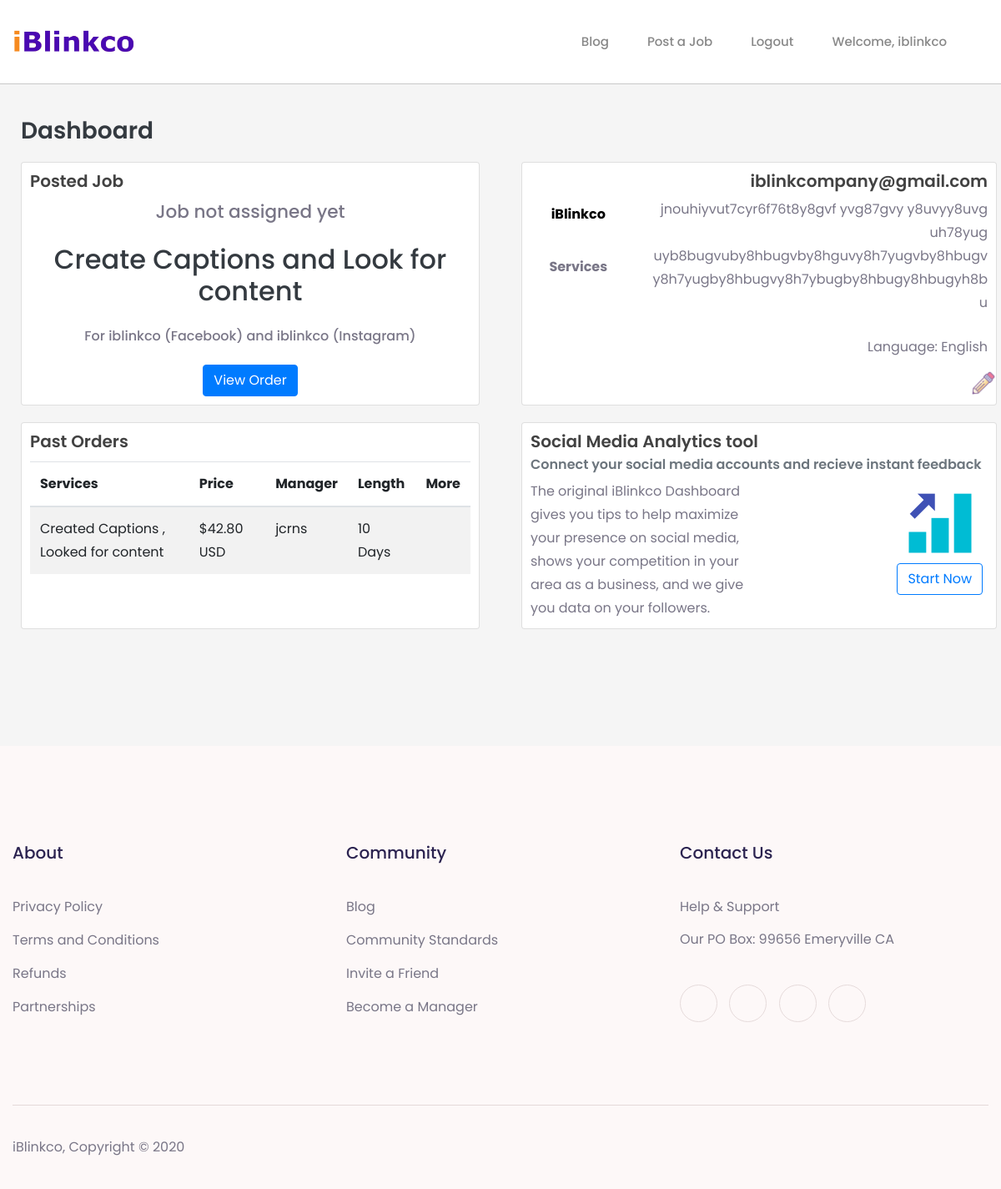
/dashboard (signed in), run on an earlier commit of the app's database.
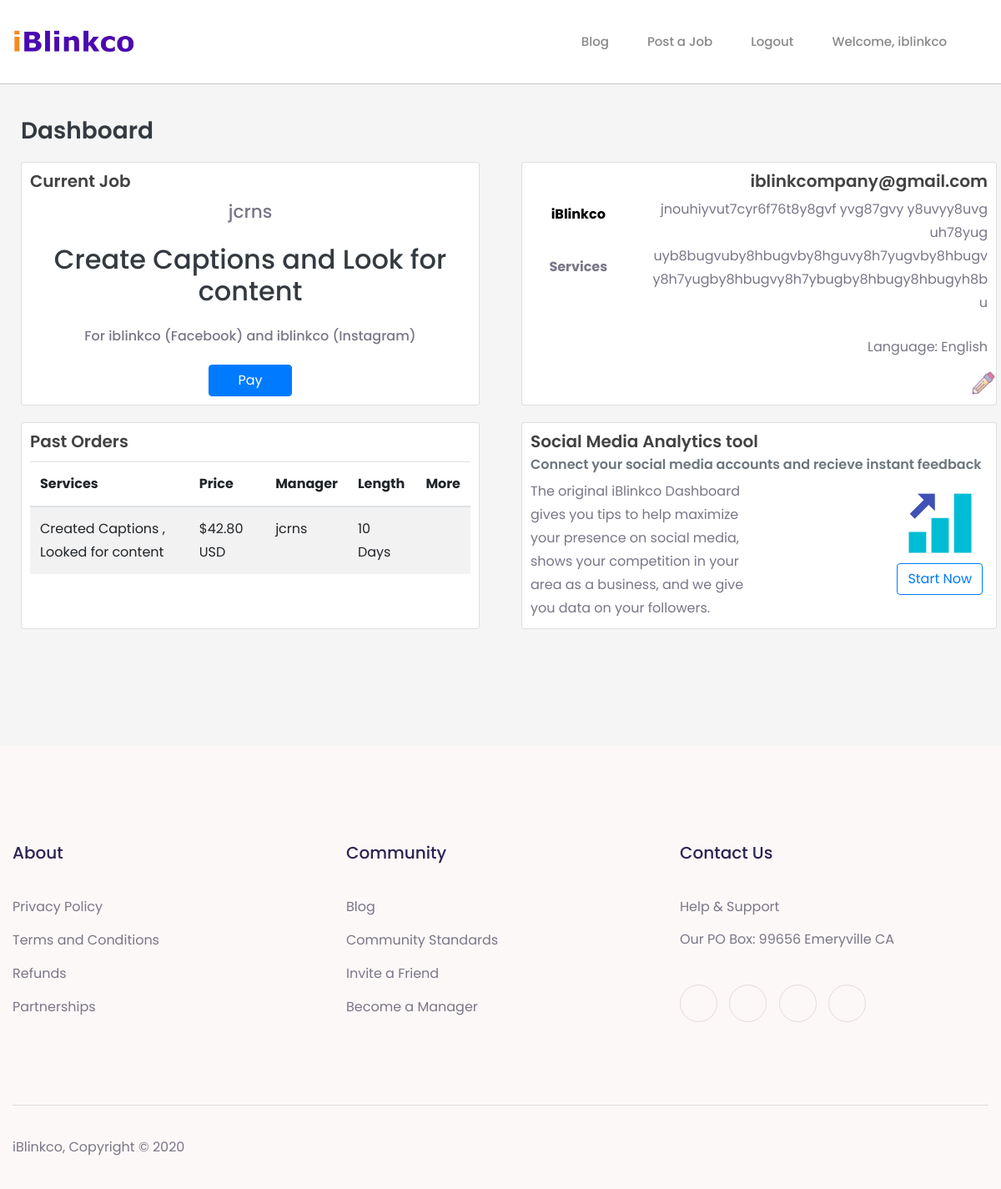
And on a later commit of the database.
### service/models.py (models this page shows, shortened)
class JobPost(models.Model):
    job_id = models.CharField(max_length=120, blank=True)
    client = models.ForeignKey(User, on_delete=models.CASCADE, related_name='client', null=True)
    manager = models.ForeignKey(User, null=True, on_delete=models.CASCADE, related_name='manager', blank=True)
    number_of_post = models.IntegerField()
    length = models.IntegerField()
    manager_payment = models.DecimalField(default=0.00, max_digits=100, decimal_places=2)
    price_paid = models.DecimalField(default=0.00, max_digits=100, decimal_places=2)
    paid_for = models.BooleanField(default=False)
    job_fee = models.DecimalField(default=0.00, max_digits=100, decimal_places=2)
    manager_paid = models.BooleanField(default=False)
    job_complete = models.BooleanField(default=False)
    job_rating = models.DecimalField(default=0.00, max_digits=10, decimal_places=2)
    captions = models.BooleanField(default=False)
    search_for_content = models.BooleanField(default=False)
    post_for_you = models.BooleanField(default=False)
    engagement = models.BooleanField(default=False)
    service_description = models.CharField(max_length=5000, default='none')
    manager_randomly_assigned = models.BooleanField(default=True)
    instagram = models.BooleanField(default=False)
    facebook = models.BooleanField(default=False)
    instagram_username = models.CharField(max_length=100, blank=True, default='none')
    facebook_username = models.CharField(max_length=100, blank=True, default='none')
    completed_milestone_one = models.BooleanField(default=False)
    milestone_one_statement = models.CharField(max_length=1000, default='none')
    milestone_one_completed_job_goal = models.BooleanField(default=False)
    milestone_one_rated = models.IntegerField(default=0, blank=True)
    completed_milestone_two = models.BooleanField(default=False)
    milestone_two_statement = models.CharField(max_length=1000, default='none')
    milestone_two_completed_job_goal = models.BooleanField(default=False)
    milestone_two_rated = models.IntegerField(default=0, blank=True)
    completed_milestone_three = models.BooleanField(default=False)
    milestone_three_statement = models.CharField(max_length=1000, default='none')
    milestone_three_completed_job_goal = models.BooleanField(default=False)
    milestone_three_rated = models.IntegerField(default=0, blank=True)
    completed_milestone_four = models.BooleanField(default=False)
    milestone_four_statement = models.CharField(max_length=1000, default='none')
    milestone_four_completed_job_goal = models.BooleanField(default=False)
    milestone_four_rated = models.IntegerField(default=0, blank=True)
    job_preparation_completed = models.BooleanField(default=False)
    job_preparation_deadline = models.DateTimeField(
        max_length=8, blank=True, null=True)
    date_requested = models.DateTimeField(
        verbose_name='date requested', auto_now_add=True)
    deadline = models.DateTimeField(max_length=8, blank=True, null=True)
    client_job_rating = models.IntegerField(default=0, blank=True)

### dashboard/views.py (the view, shortened to what this page needs)
# urls.py: path('dashboard', views.dashboard, name='dashboard-home'),
@login_required(login_url="/?login=true")
def dashboard(request):
    profile = request.user.profile
    if profile.is_client == False and profile.is_manager == False:
        return redirect('homepage-overview')
    if profile.is_client == True:
        if profile.business_type != 'none':
            update_profile_form = ProfileUpdateFormClient(instance=request.user.profile)
            past_orders = JobPost.objects.filter(client=request.user.pk, job_complete=True).order_by('-date_requested')
            currentJob = JobPost.objects.filter(client=request.user.pk, job_complete=False)
            return render(request, 'dashboard/client.html', { 'profile': profile, 'current_job' : currentJob, 'past_orders' : past_orders, 'update_profile_form' : update_profile_form, "static_header" : True, "nav_black_link" : True } )
        else:
            return redirect('service-complete-profile-client')

### dashboard/templates/dashboard/client.html (shortened to what the changed rows need)
{% extends 'homepage/header.html' %}
{% load static %}
{% block content %}
<div class="client">
    <div class="container-fluid">
        <div class="row">
            <div class="col-md-6 d-flex align-items-stretch">
                <div class="card dashboard-card" id="current-jobs">
                    <div class="card-body">
                        <h5 class="card-title section-header">
                            {% if current_job %}
                            {% for job in current_job %}
                            {% if job.manager %}
                            Current Job
                            {% else %}
                            Posted Job
                            {% endif %}
                            {% endfor %}
                            {% else %}
                            Current Job
                            {% endif %}
                        </h5>
                        {% if current_job %}
                        <div class="current-job text-center">
                            {% for job in current_job %}
                            {% if job.manager %}
                            <p class="h5">{{ job.manager }}</p>
                            {% else %}
                            <p class="h5">Job not assigned yet</p>
                            {% endif %}
                            <p class="h2">
                                {% if job.captions == True %}
                                Create Captions
                                {% endif %}
                                {% if job.captions == True and job.search_for_content == True %}
                                and
                                {% endif %}
                                {% if job.search_for_content == True %}
                                Look for content
                                {% endif %}
                            </p>
                            <p class="h6">For
                                {% if job.facebook == True %}
                                {{ job.facebook_username }} (Facebook)
                                {% endif %}
                                {% if job.facebook == True and job.instagram == True %}
                                and
                                {% endif %}
                                {% if job.instagram == True %}
                                {{ job.instagram_username }} (Instagram)
                                {% endif %}
                            </p>
                            {% if job.paid_for is not True %}
                            {% if job.manager %}
                                <a href="{% url 'dashboard-confirm-job' job.id %}" id="view-order-button"
                                    class="btn btn-primary">Pay</a>
                            {% else %}
                                <a href="{% url 'dashboard-confirm-job' job.id %}" id="view-order-button" class="btn btn-primary">View Order</a>
                            {% endif %}
                            {% else %}
                            <a href="{% url 'dashboard-job-detail-client' job.id %}" class="btn btn-success">Details</a>
                            {% endif %}
                            {% endfor %}
                        </div>
                        {% else %}
                        <div id="no-job" class="text-center">
                            <h3 class="text-secondary">No jobs available</h3>
                            <a href="{% url 'service-job-select' %}" class="btn btn-primary">Post a Job</a>
                        </div>
                        {% endif %}
                    </div>
                </div>
            </div>
        </div>
        <div class="row">
            <div class="col-md-6 d-flex align-items-stretch">
                <div class="card dashboard-card" id="past-orders">
                    <div class="card-body">
                        <div class="card-body table-responsive p-0">
                            <table class="table table-striped table-valign-middle">
                                <thead>
                                    <tr>
                                        <th>Services</th>
                                        <th>Price</th>
                                        <th>Manager</th>
                                        <th>Length</th>
                                        <th>More</th>
                                    </tr>
                                </thead>
                                <tbody>
                                    {% for order in past_orders %}
                                    <tr class="post-row" onclick='window.location="job-details-client/{{ order.id  }}";'>
                                        <td>
                                            {% if order.captions == True %}
                                            Created Captions
                                            {% endif %}
                                            {% if order.captions == True and order.search_for_content == True %}
                                            ,
                                            {% endif %}
                                            {% if order.search_for_content == True %}
                                            Looked for content
                                            {% endif %}
                                        </td>
                                        <td>
                                            ${{ order.price_paid }} USD
                                        </td>
                                        <td>
                                            {{ order.manager }}
                                        </td>
                                        <td>
                                            {{ order.length }} Days
                                        </td>
                                        <td>
                                        </td>
                                    </tr>
                                    {% endfor %}
                                </tbody>
                            </table>
                        </div>
                    </div>
                </div>
            </div>
        </div>
    </div>
</div>
{% endblock %}

What changed in the data, as far as the page shows it:
removed JobPost: shows "Posted Job", shows "Job not assigned yet", captions "Create Captions", search_for_content "Look for content", facebook_username "iblinkco", facebook "and", instagram_username "iblinkco", paid_for "View Order"
added JobPost: shows "Current Job", manager "jcrns", captions "Create Captions", search_for_content "Look for content", facebook_username "iblinkco", facebook "and", instagram_username "iblinkco", paid_for "Pay"
